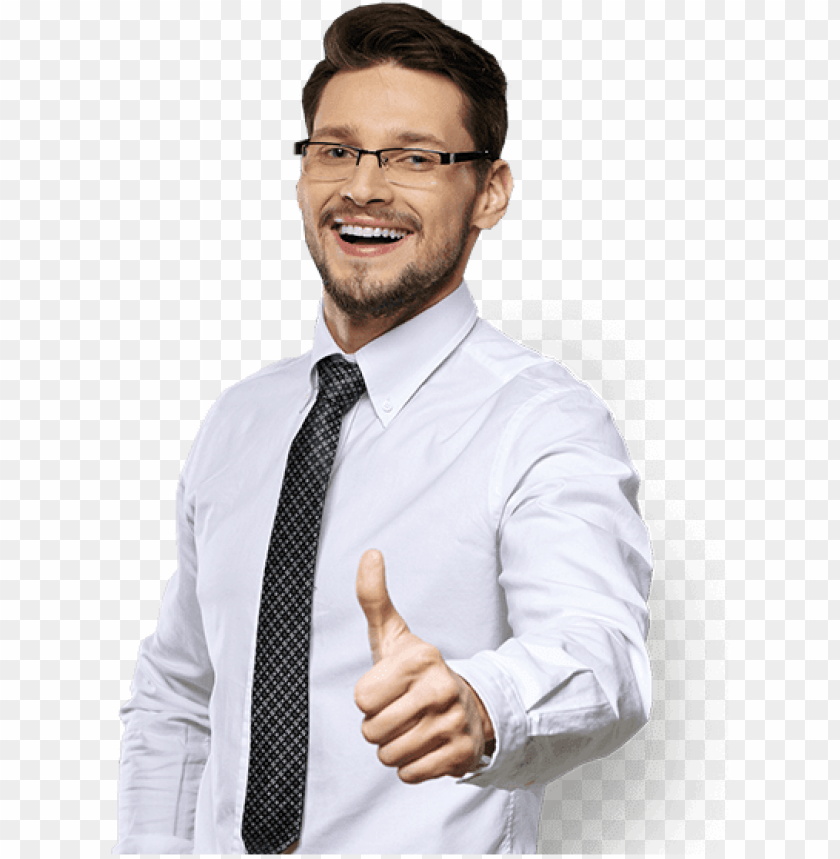
#> input picture test.png, 840 x 859 px
$ python -i leading_lines.py   (imports and definitions only)
#> lines starting #> are read from the running program, lines starting #| are printed output that depends on the picture
import cv2
import numpy as np
import matplotlib.pyplot as plt

def get_person_bounding_box(landmarks, image_shape):
    """
    Computes the bounding box of a person using pose landmarks.

    Args:
        landmarks (list): List of MediaPipe pose landmarks as floats.
        image_shape (tuple): Shape of the image (height, width).

    Returns:
        tuple: Bounding box (x, y, w, h) or None if no valid landmarks.
    """
    if not landmarks:
        return None  # No person detected

    h, w, _ = image_shape

    x_coords = landmarks[0::3]  # Extract all x coordinates (every 3rd value starting from 0)
    y_coords = landmarks[1::3]  # Extract all y coordinates (every 3rd value starting from 1)

    # Get bounding box limits
    x_min, x_max = min(x_coords)*w, max(x_coords)*w
    y_min, y_max = min(y_coords)*h, max(y_coords)*h

    # Expand the bounding box slightly for better coverage
    margin_x = int((x_max - x_min) * 0.2)  # 15% margin
    margin_y = int((y_max - y_min) * 0.1)   # 20% margin

    x_min = max(0, int(x_min) - margin_x)
    x_max = min(w, int(x_max) + margin_x)
    y_min = max(0, int(y_min) - margin_y)
    y_max = min(h, int(y_max) + margin_y)

    return (x_min, y_min, x_max - x_min, y_max - y_min)  # (x, y, w, h)


def detect_leading_lines(image_path: str, pose_landmarks=None, visualize=False):
    """
    Detects leading lines in an image, calculates the convergence circle's center,
    and avoids detecting lines within a person's bounding box.

    Args:
        image_path (str): Path to the input image.
        pose_landmarks (list): List of pose landmarks to determine the bounding box.
        visualize (bool): If True, displays the processed image with detected lines and circle.

    Returns:
        circle_center (tuple): Coordinates of the circle center (or None if no lines are detected).
    """
#> called with image_path = '../test.png', visualize = False
    # Step 1: Load the image
    image = cv2.imread(image_path)
#> image is the input picture: shape (859, 840, 3); mean B, G, R 218, 216.7, 219.9

    # Step 2: Compute the bounding box if pose landmarks are provided
    hitbox = None
    if pose_landmarks:
        hitbox = get_person_bounding_box(pose_landmarks, image.shape)

    # Step 3: Convert to grayscale and apply contrast enhancement
    gray = cv2.cvtColor(image, cv2.COLOR_BGR2GRAY)
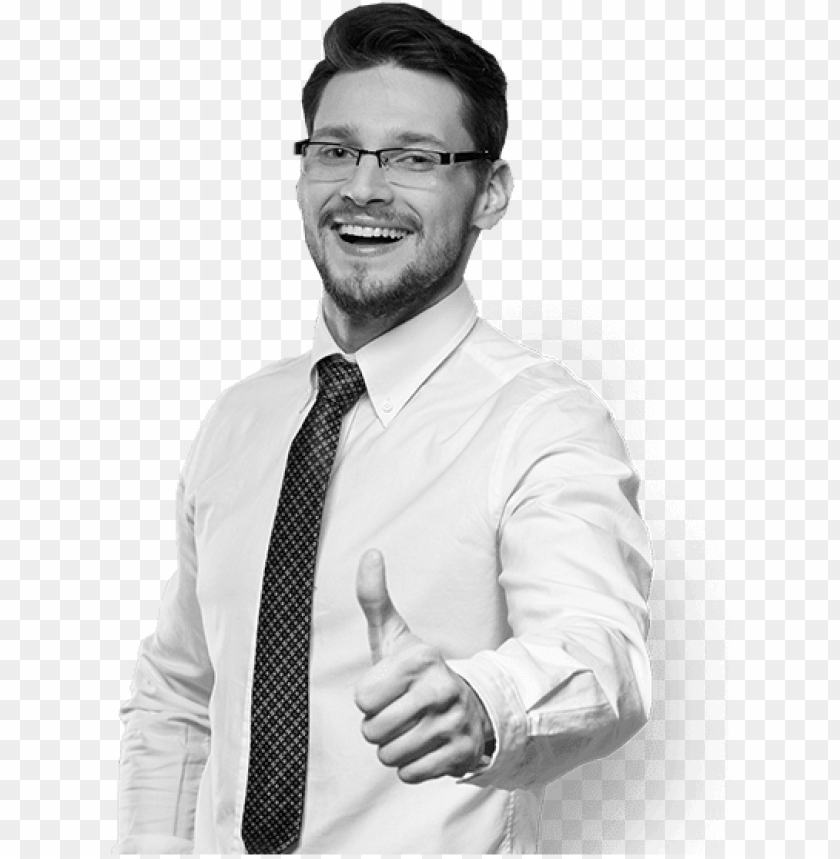
#> gray: shape (859, 840); min 1, max 255, mean 217.8
    gray = cv2.equalizeHist(gray)
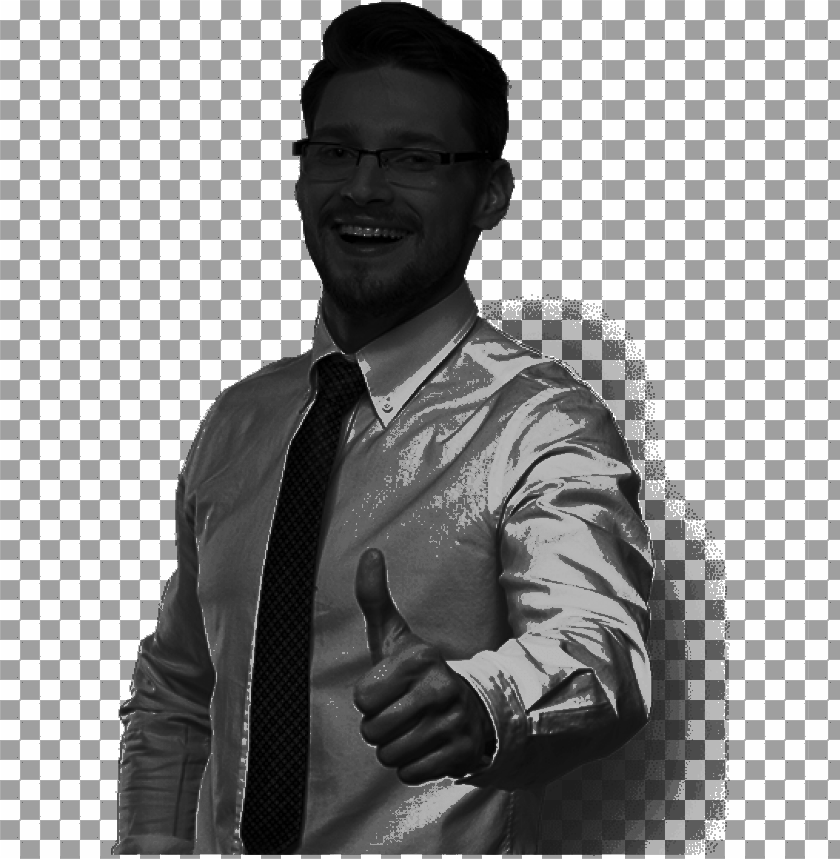
#> gray: shape (859, 840); min 0, max 255, mean 143.2
    blurred = cv2.GaussianBlur(gray, (3, 3), 0)

    # Step 4: Create a mask to exclude the person’s bounding box
    if hitbox:
        mask = np.ones_like(blurred, dtype=np.uint8) * 255  # White mask
        x, y, w, h = hitbox
        cv2.rectangle(mask, (x, y), (x + w, y + h), 0, -1)  # Black rectangle
        blurred = cv2.bitwise_and(blurred, blurred, mask=mask)

    # Step 5: Use Canny edge detection
    edges = cv2.Canny(blurred, 50, 150, apertureSize=3)
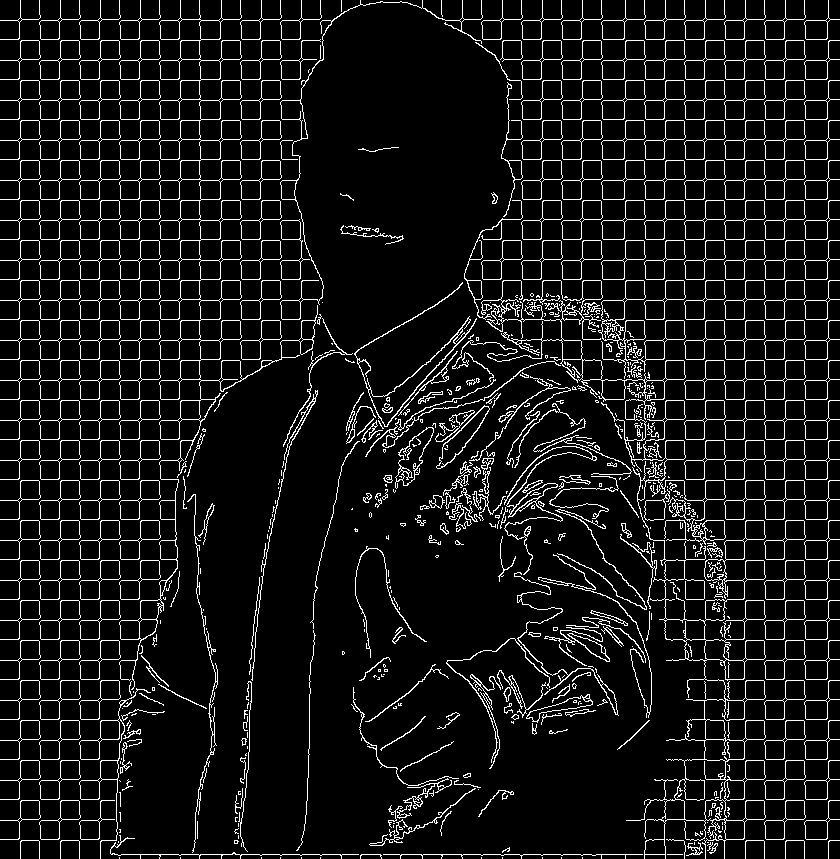
#> edges: shape (859, 840); 8.2% white in thin lines or dots

    # Step 6: Detect lines using Probabilistic Hough Line Transform
    lines = cv2.HoughLinesP(edges, 1, np.pi / 180, threshold=50, minLineLength=50, maxLineGap=10)
#> lines = 123 rows, first 6: [100, 854, 705, 854], [704, 798, 704, 740], [509, 340, 580, 340], [724, 858, 724, 777], [705, 700, 705, 639], [725, 719, 725, 658]

    # Step 7: Calculate midpoints of lines
    midpoints = []
    if lines is not None:
        for line in lines:
            x1, y1, x2, y2 = line[0]
            # Calculate and store the midpoint
            mid_x = (x1 + x2) // 2
            mid_y = (y1 + y2) // 2
            midpoints.append((mid_x, mid_y))
#> this loop made 123 passes
#> (x1, y1, x2, y2, mid_x, mid_y) on passes 1 to 12: (100, 854, 705, 854, 402, 854), (704, 798, 704, 740, 704, 769), (509, 340, 580, 340, 544, 340), (724, 858, 724, 777, 724, 817), (705, 700, 705, 639, 705, 669), (725, 719, 725, 658, 725, 688), (467, 319, 623, 319, 545, 319), (645, 486, 645, 335, 645, 410), (664, 586, 664, 458, 664, 522), (665, 638, 665, 559, 665, 598), (120, 855, 120, 761, 120, 808), (685, 560, 685, 495, 685, 527)
#> after the loop, midpoints = 123 pairs, first value 119 to 728, second value 235 to 854

    # Step 8: Find the center of leading lines
    circle_center = None
    if midpoints:
        midpoints = np.array(midpoints)
        circle_center = tuple(np.mean(midpoints, axis=0).astype(int))
#> circle_center = (536, 520)

    # Step 9: Visualize results if requested
    if visualize:
        # Create a copy of the image to draw the detected elements
        output_image = image.copy()

        # Draw detected lines
        if lines is not None:
            for line in lines:
                x1, y1, x2, y2 = line[0]
                cv2.line(output_image, (x1, y1), (x2, y2), (0, 255, 0), 2)

        # Draw the bounding box (person's hitbox)
        if hitbox:
            x, y, w, h = hitbox
            cv2.rectangle(output_image, (x, y), (x + w, y + h), (255, 0, 0), 2)  # Blue rectangle

        # Draw the circle at the convergence point
        if circle_center:
            cv2.circle(output_image, circle_center, 10, (0, 0, 255), -1)  # Red circle

        # Display results
        plt.figure(figsize=(10, 6))
        plt.subplot(1, 2, 1)
        plt.imshow(cv2.cvtColor(image, cv2.COLOR_BGR2RGB))
        plt.title("Original Image")
        plt.axis("off")

        plt.subplot(1, 2, 2)
        plt.imshow(cv2.cvtColor(output_image, cv2.COLOR_BGR2RGB))
        plt.title("Leading Lines & Bounding Box")
        plt.axis("off")

        plt.show()

    return circle_center

>>> result = detect_leading_lines('../test.png')
#> result = (536, 520)
